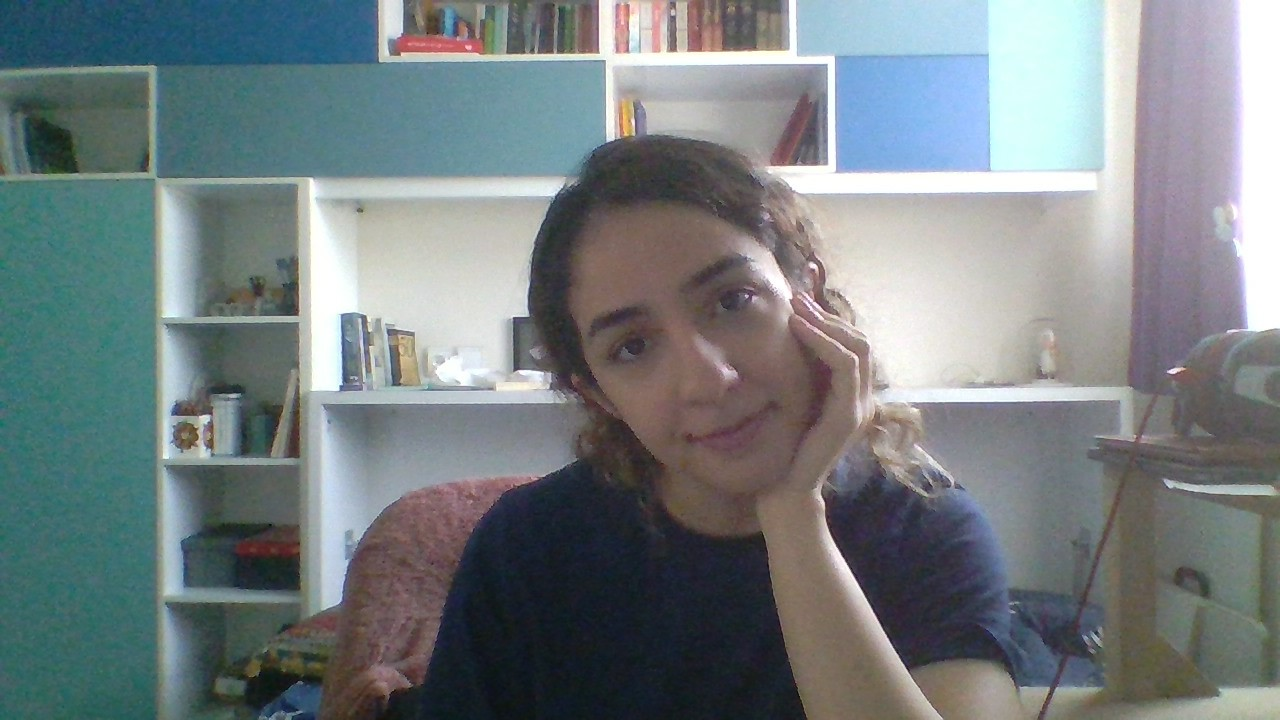
#> input picture images/Ghazal.jpg, 1280 x 720 px
$ python Thresholding.py
#> lines starting #> are read from the running program, lines starting #| are printed output that depends on the picture; after the words box and inside, x2 and y2 are one past the last pixel; in counts of white or black regions, pixels touching at a corner belong together
import sys
import cv2 as cv
import numpy as np
from matplotlib import pyplot as plt


img = cv.imread('images/Ghazal.jpg')
#> img is the input picture: shape (720, 1280, 3); mean B, G, R 129.3, 126.8, 117.8
img_gray = cv.cvtColor(img, cv.COLOR_BGR2GRAY)
# img_gray_res = cv.resize(img_gray,dsize=(600,400))
ret, thresh1 = cv.threshold(img_gray, 127, 255, cv.THRESH_BINARY)
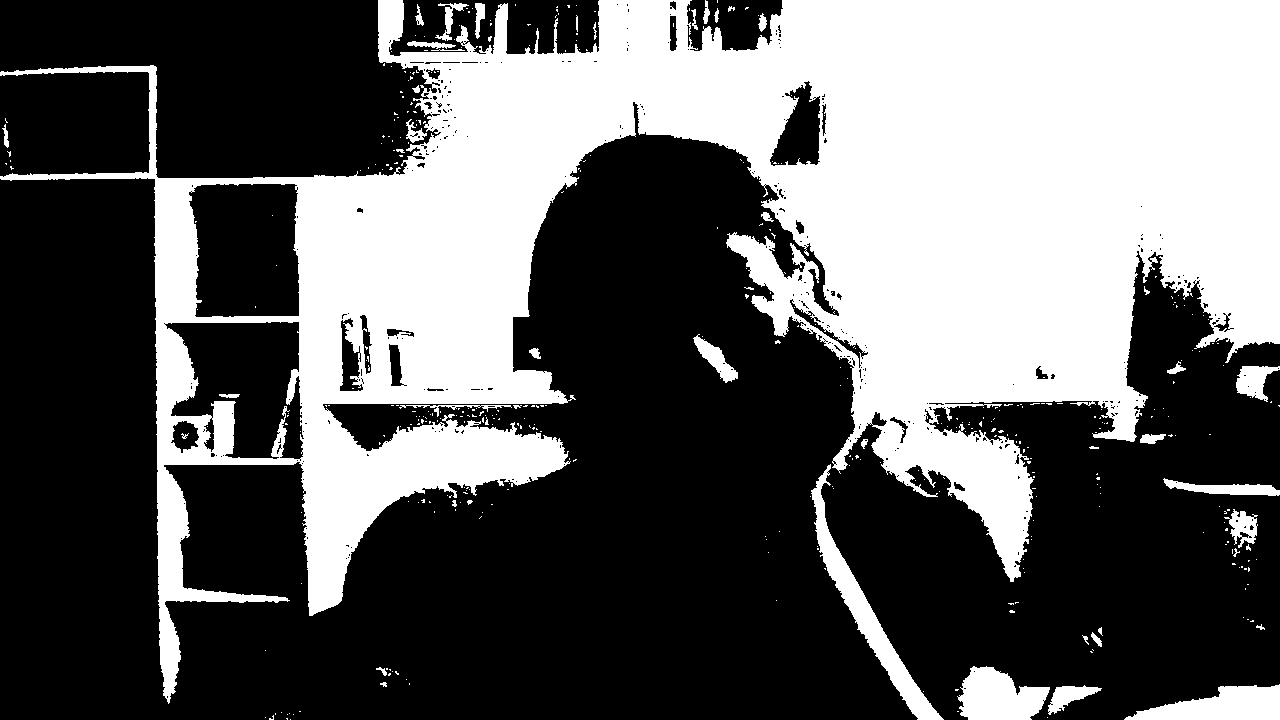
#> thresh1: shape (720, 1280); 38.9% white; 412 white regions (368 under 20 px), largest, box (x1, y1, x2, y2) and area: (0, 0, 1280, 704) 338599, (811, 464, 944, 720) 4772, (1124, 684, 1280, 720) 3497
ret, thresh2 = cv.threshold(img_gray, 127, 255, cv.THRESH_BINARY_INV)
ret, thresh3 = cv.threshold(img_gray, 127, 255, cv.THRESH_TRUNC)
ret, thresh4 = cv.threshold(img_gray, 127, 255, cv.THRESH_TOZERO)
ret, thresh5 = cv.threshold(img_gray, 127, 255, cv.THRESH_TOZERO_INV)
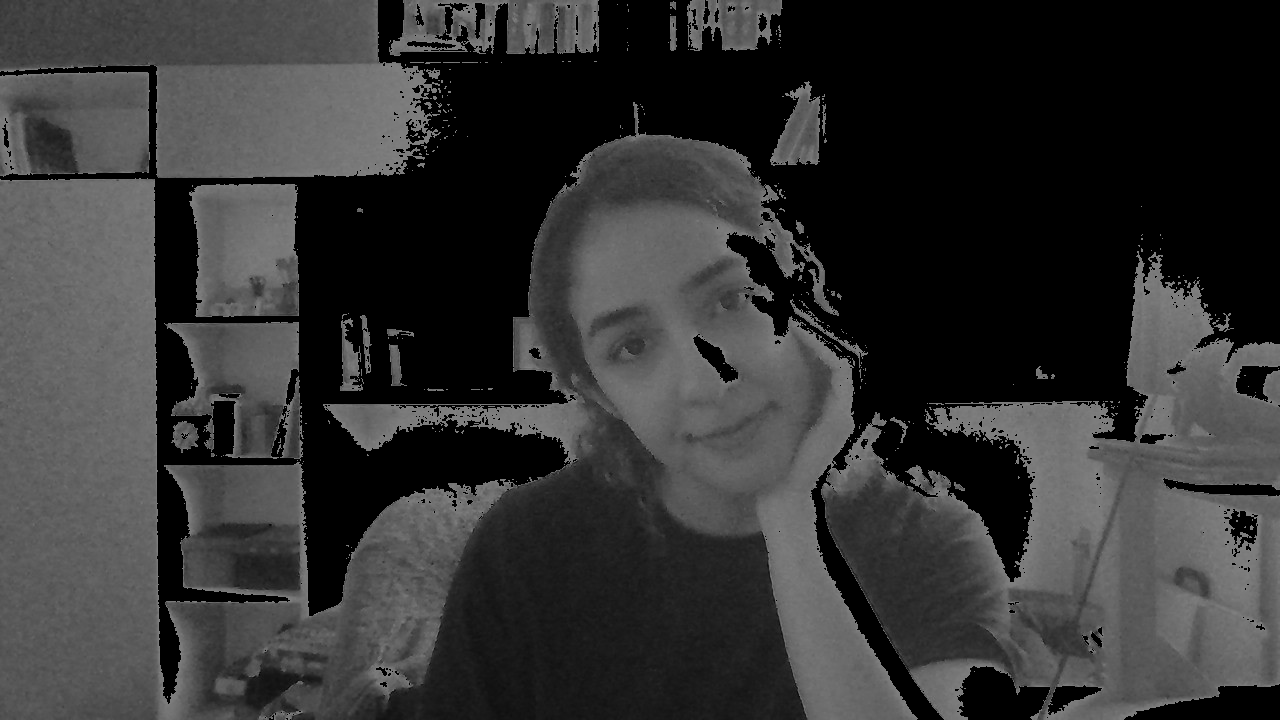
#> thresh5: shape (720, 1280); min 0, max 127, mean 51.6
thresh6 = cv.adaptiveThreshold(img_gray,255,cv.ADAPTIVE_THRESH_MEAN_C,cv.THRESH_BINARY,11,2)
#> thresh6: shape (720, 1280); 70.4% white; 11376 black regions (9492 under 20 px), largest, box (x1, y1, x2, y2) and area: (0, 0, 828, 480) 21595, (821, 0, 1228, 720) 15607, (694, 0, 1107, 234) 8662
thresh7 = cv.adaptiveThreshold(img_gray,255,cv.ADAPTIVE_THRESH_GAUSSIAN_C,cv.THRESH_BINARY,11,2)
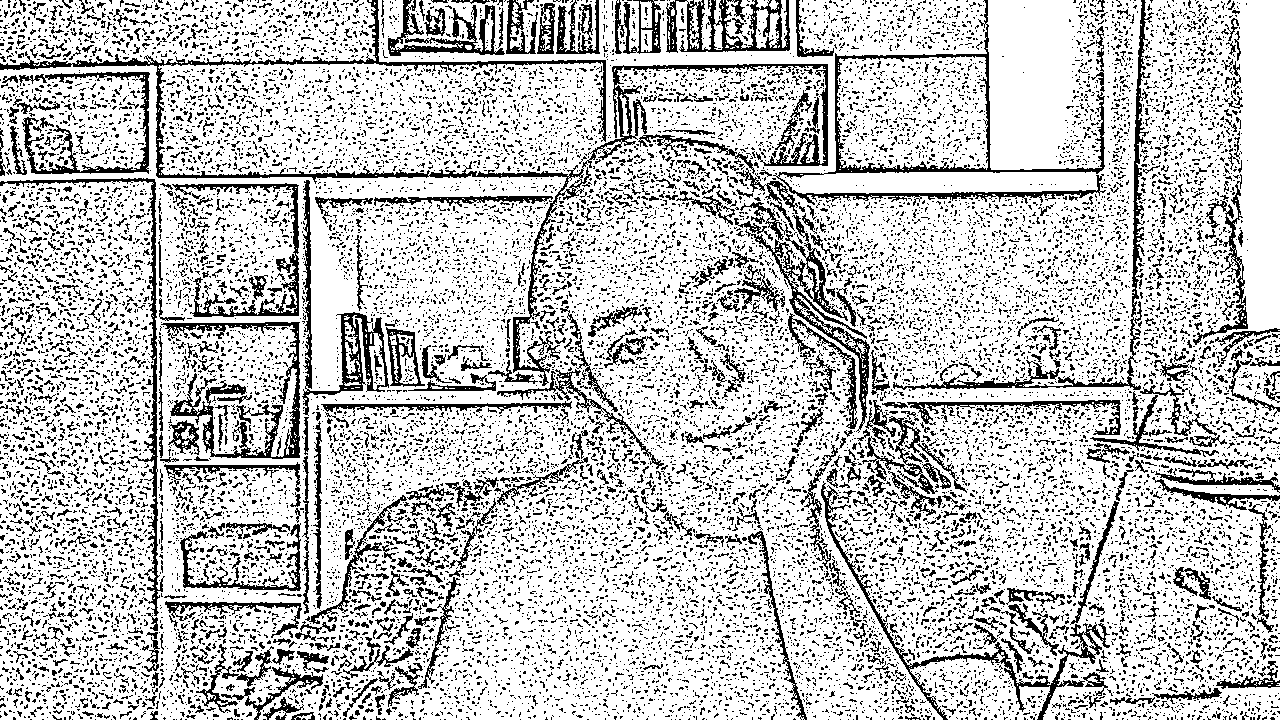
#> thresh7: shape (720, 1280); 77.1% white; black in thin lines or dots
noisyImage = cv.imread('images/noisy.jpg')
# noisyImageGray = cv.cvtColor(noisyImage,cv.COLOR_BGR2GRAY)
img_gray_blur = cv.GaussianBlur(img_gray,(5,5), 0)
ret, thresh8 = cv.threshold(img_gray, 0, 255, cv.THRESH_BINARY+cv.THRESH_OTSU)
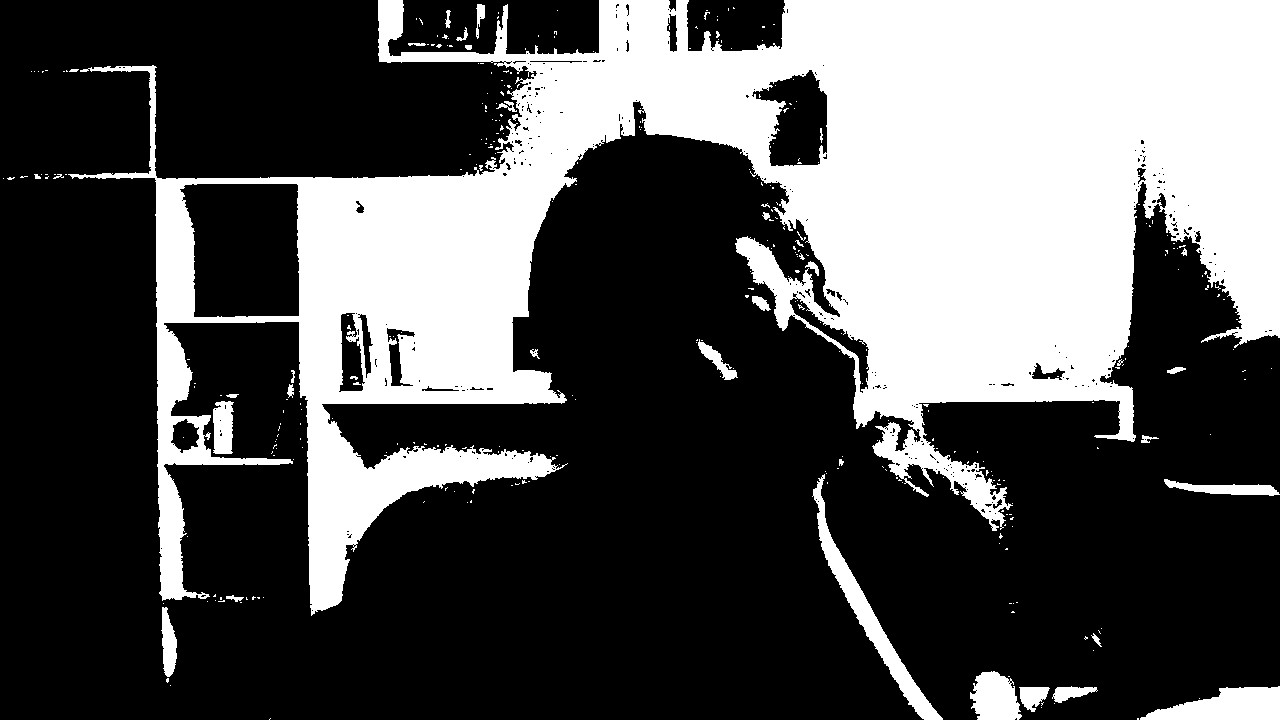
#> thresh8: shape (720, 1280); 33.3% white; 334 white regions (297 under 20 px), largest, box (x1, y1, x2, y2) and area: (68, 0, 1280, 616) 291019, (812, 474, 943, 720) 3881, (1140, 686, 1280, 720) 3141
#> ret = 142

titles = ['Original Image','BINARY','BINARY_INV','TRUNC','TOZERO','TOZERO_INV', 'Adaptive Mean Thresholding',
 'Adaptive Gaussian Thresholding', 'Gaussian filtered Image', 'Otsu_Thresholding']
images = [img, thresh1, thresh2, thresh3, thresh4, thresh5, thresh6, thresh7, img_gray_blur, thresh8]

for i in range(10):
    plt.subplot(2,5,i+1),plt.imshow(images[i],'gray',vmin=0,vmax=255)
    plt.title(titles[i])
    plt.xticks([]),plt.yticks([])
plt.show()
#> figure, not shown here; B, G, R data is drawn as R, G, B

# cv.imshow("hsv-image", img_simple_threshold_binary)
# cv.waitKey(0)
# cv.destroyAllWindows()

$ run again, with images/bicycle.png saved as images/Ghazal.jpg
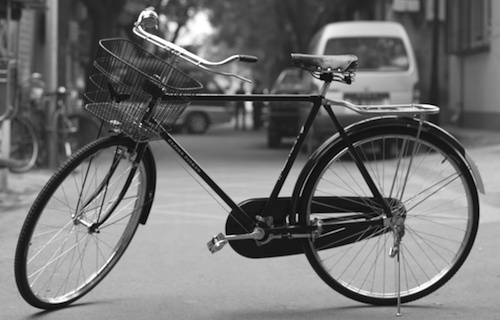
#> input picture images/bicycle.png, 500 x 320 px
#> img is the input picture: shape (320, 500, 3); min 0, max 255, mean 114.2
#> `ret, thresh1 = cv.threshold(img_gray, 127, 255, cv.THRESH_BINARY)`:
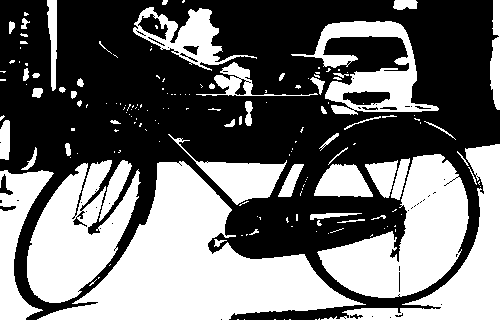
#> thresh1: shape (320, 500); 44.2% white; 171 white regions (118 under 20 px), largest, box (x1, y1, x2, y2) and area: (37, 161, 366, 320) 20912, (317, 154, 469, 298) 11022, (27, 160, 141, 303) 8949
#> thresh6: shape (320, 500); 57.6% white; 778 black regions (644 under 20 px), largest, box (x1, y1, x2, y2) and area: (0, 0, 500, 320) 43086, (14, 132, 156, 320) 6208, (389, 130, 480, 304) 2501
#> thresh7: shape (320, 500); 62.4% white; 1282 black regions (1158 under 20 px), largest, box (x1, y1, x2, y2) and area: (0, 0, 500, 320) 46189, (337, 235, 397, 294) 631, (422, 122, 477, 181) 298
#> `ret, thresh8 = cv.threshold(img_gray, 0, 255, cv.THRESH_BINARY+cv.THRE..`:
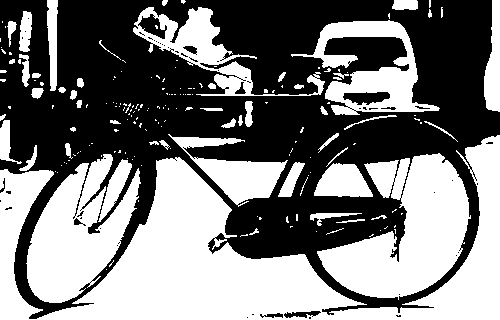
#> thresh8: shape (320, 500); 47.7% white; 188 white regions (135 under 20 px), largest, box (x1, y1, x2, y2) and area: (0, 135, 500, 320) 33596, (317, 153, 471, 300) 12369, (26, 154, 141, 303) 9243
#> ret = 116

$ run again, with images/dolphin.png saved as images/Ghazal.jpg
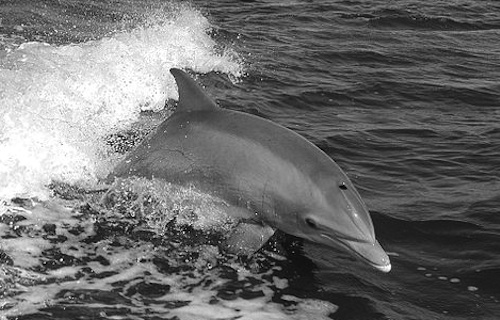
#> input picture images/dolphin.png, 500 x 320 px
#> img is the input picture: shape (320, 500, 3); min 0, max 255, mean 109.1
#> `ret, thresh1 = cv.threshold(img_gray, 127, 255, cv.THRESH_BINARY)`:
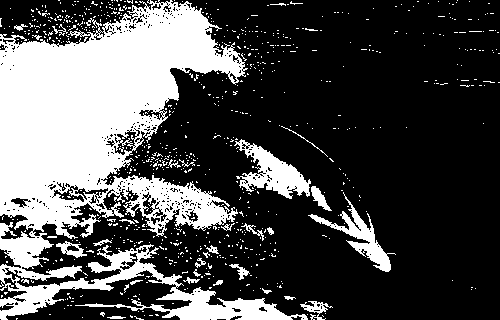
#> thresh1: shape (320, 500); 30.4% white; 790 white regions (760 under 20 px), largest, box (x1, y1, x2, y2) and area: (0, 0, 308, 320) 41512, (234, 139, 311, 199) 1907, (308, 192, 396, 272) 1389
#> thresh6: shape (320, 500); 54.1% white; 1296 black regions (1092 under 20 px), largest, box (x1, y1, x2, y2) and area: (0, 0, 500, 320) 22546, (72, 193, 277, 313) 4770, (261, 68, 500, 113) 3375
#> thresh7: shape (320, 500); 55.8% white; black in thin lines or dots
#> `ret, thresh8 = cv.threshold(img_gray, 0, 255, cv.THRESH_BINARY+cv.THRE..`:
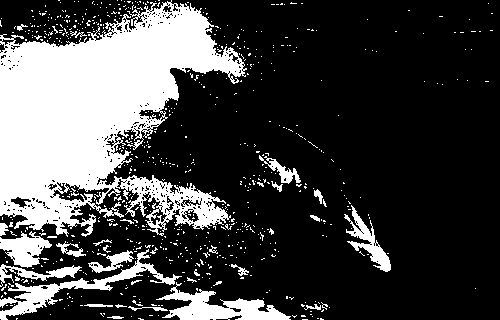
#> thresh8: shape (320, 500); 26.5% white; 692 white regions (659 under 20 px), largest, box (x1, y1, x2, y2) and area: (0, 0, 247, 237) 31924, (156, 282, 291, 320) 2140, (0, 249, 182, 320) 2114
#> ret = 137
